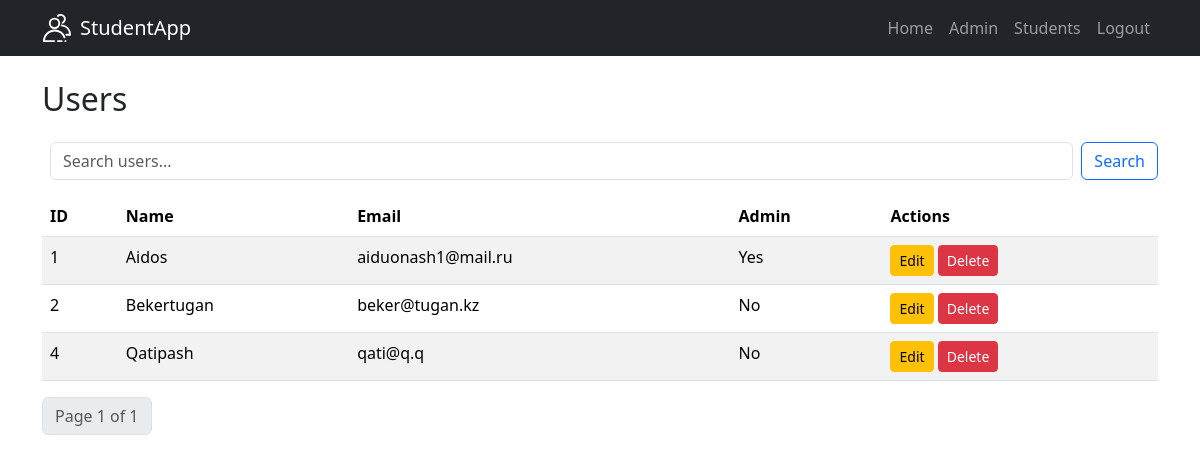
Page /admin/ (signed in) on the earlier database version.
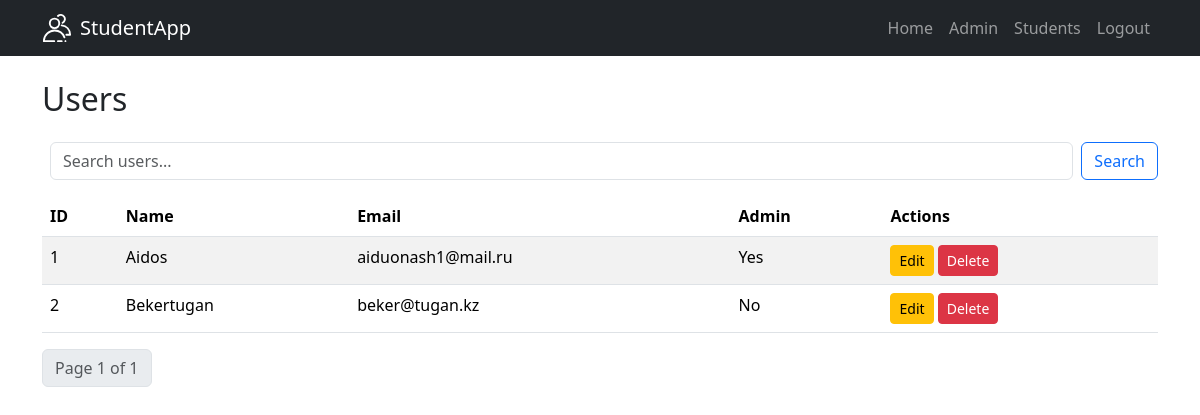
Same page on the later database version.
### app/models.py (models this page shows, shortened)
class User(db.Model, UserMixin):
    id = db.Column(db.Integer, primary_key=True)
    email = db.Column(db.String(150), unique=True, nullable=False)
    password_hash = db.Column(db.String(128), nullable=False)
    name = db.Column(db.String(150), nullable=False)
    is_admin = db.Column(db.Boolean, default=False)

### app/admin/routes.py (the view)
@admin_bp.route('/')
@login_required
def admin_dashboard():
    if not current_user.is_admin:
        abort(403)
    page = request.args.get('page', 1, type=int)
    search_query = request.args.get('search', '')
    query = User.query
    if search_query:
        query = query.filter(
            (User.name.ilike(f'%{search_query}%')) |
            (User.email.ilike(f'%{search_query}%'))
        )
    users = query.order_by(User.id).paginate(page=page, per_page=5)
    return render_template('admin/dashboard.html', users=users, search_query=search_query)

### app/models.py (called while the page is built)
@login_manager.user_loader
def load_user(user_id):
    return User.query.get(int(user_id))

### app/templates/admin/dashboard.html (shortened to what this page needs)
{% extends "base.html" %}
{% block content %}
<div class="d-flex justify-content-between align-items-center mb-3">
    <h2>Users</h2>
</div>
{% if current_user.is_authenticated and request.path == url_for('admin.admin_dashboard') %}
    <form class="d-flex ms-2 mb-3" method="get" action="{{ url_for('admin.admin_dashboard') }}">
        <input class="form-control me-2" type="search" name="search" placeholder="Search users..."
               value="{{ search_query or '' }}">
        <button class="btn btn-outline-primary" type="submit">Search</button>
    </form>
{% endif %}
{% if users.items %}
    <table class="table table-striped">
        <thead>
            <tr>
                <th>ID</th>
                <th>Name</th>
                <th>Email</th>
                <th>Admin</th>
                <th>Actions</th>
            </tr>
        </thead>
        <tbody>
            {% for user in users.items %}
                <tr>
                    <td>{{ user.id }}</td>
                    <td>{{ user.name }}</td>
                    <td>{{ user.email }}</td>
                    <td>
                        {% if user.is_admin %}
                            Yes
                        {% else %}
                            No
                        {% endif %}
                    </td>
                    <td>
                        <a href="{{ url_for('admin.edit_user', user_id=user.id) }}" class="btn btn-warning btn-sm">Edit</a>
                        <form action="{{ url_for('admin.delete_user', user_id=user.id) }}" method="post" style="display:inline;" onsubmit="return confirm('Are you sure you want to delete this user?');">
                            <button type="submit" class="btn btn-danger btn-sm">Delete</button>
                        </form>
                    </td>
                </tr>
            {% endfor %}
        </tbody>
    </table>
    <nav>
        <ul class="pagination">
            <li class="page-item disabled">
                <span class="page-link">Page {{ users.page }} of {{ users.pages }}</span>
            </li>
        </ul>
    </nav>
{% else %}
    <p>No users found.</p>
{% endif %}
{% endblock %}

Differences in the rows shown:
removed User: id "4", name "Qatipash", email "qati@q.q", is_admin "No"
